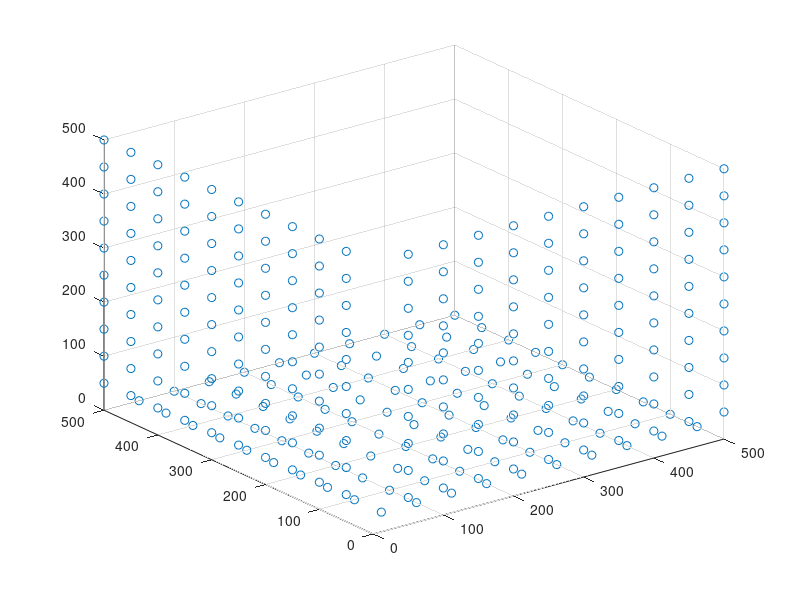

Reproduce this figure in MATLAB. (Note: this script raises an error after producing the figure.)
%% Obtain 2 cameras seeing the same scene

clear all;
close all;
clc;

PTS= load('pts3D.txt');
count_3d_points = length(PTS);
tmp = ones(count_3d_points,1);
PTS_homogenous = [PTS, tmp];


K1 = [8.0000000005798370e+002     2.5311355782387189e-008	  2.5600000001285036e+002;	
      0.0000000000000000e+000	  8.0000000007157689e+002	  2.5599999990332944e+002;	
      0.0000000000000000e+000	  0.0000000000000000e+000	  1.0000000000000000e+000];


C1 =  [1.2000000000891914e+003; 1.2000000000592427e+003; 1.2000000000697091e+003];  
  
theta1 = 180;
beta1 = 0;
alpha1 = 0;
Rz1 = [cosd(alpha1) -sind(alpha1) 0; sind(alpha1) cosd(alpha1) 0; 0 0 1];
Ry1 = [ cosd(theta1) 0 sind(theta1) ;0 1 0; -sind(theta1) 0 cosd(theta1)];
Rx1 = [ 1 0 0; 0 cosd(beta1) -sind(beta1); 0 sind(beta1) cosd(beta1)];

R1 = Rz1*Ry1*Rx1;

T1 = -R1*C1;  

Projection_Matrix1 = K1 * [R1, T1];

K2 = [8.0000000005798370e+002     2.5311355782387189e-008	  2.5600000001285036e+002;	
      0.0000000000000000e+000	  8.0000000007157689e+002	  2.5599999990332944e+002;	
      0.0000000000000000e+000	  0.0000000000000000e+000	  1.0000000000000000e+000];

theta2 = 45;
beta2 = 180;
alpha2 = 0;
Rz2 = [cosd(alpha2) -sind(alpha2) 0; sind(alpha2) cosd(alpha2) 0; 0 0 1];
Ry2 = [ cosd(theta2) 0 sind(theta2) ;0 1 0; -sind(theta2) 0 cosd(theta2)];
Rx2 = [ 1 0 0; 0 cosd(beta2) -sind(beta2); 0 sind(beta2) cosd(beta2)];

R2 = Rz2*Ry2*Rx2;

C2 =  [2.0000000000891914e+003; 1.0000000000592427e+003; 1.0000000000697091e+003];  
  
T2 = -R2*C2;  

Projection_Matrix2 = K2 * [R2, T2];

figure
X = PTS(:,1);
Y = PTS(:,2);
Z = PTS(:,3);

scatter3(X,Y,Z);
hold on

pose1 = rigid3d(R1,C1'); 
cam1=plotCamera('AbsolutePose', pose1, 'Opacity', 0, 'size', 50, 'Label', "First_Cam");
set(gca,'CameraUpVector',[0 -1 0]);

pose2 = rigid3d(R2,C2');
cam2=plotCamera('AbsolutePose', pose2, 'Opacity', 0, 'size', 50, 'Label', "Second_Cam");
set(gca,'CameraUpVector',[0 -1 0]);
hold off

%% Project 3D points with 2 different cameras

projected_points1 = zeros(count_3d_points, 3,1);
projected_points2 = zeros(count_3d_points, 3,1);
ProjectedX1 = zeros(count_3d_points, 2,1);
ProjectedY1 = zeros(count_3d_points, 2,1);

ProjectedX2 = zeros(count_3d_points, 2,1);
ProjectedY2 = zeros(count_3d_points, 2,1);

for i=1:1:count_3d_points
    projected_points1(i,:,:) =  Projection_Matrix1 * PTS_homogenous(i,:)';
    ProjectedX1(i) = projected_points1(i,1,:) ./ projected_points1(i,3,:);
    ProjectedY1(i) = projected_points1(i,2,:) ./ projected_points1(i,3,:);
end  

for i=1:1:count_3d_points
    projected_points2(i,:,:) =  Projection_Matrix2 * PTS_homogenous(i,:)';
    ProjectedX2(i) = projected_points2(i,1,:) ./ projected_points2(i,3,:);
    ProjectedY2(i) = projected_points2(i,2,:) ./ projected_points2(i,3,:);
end


figure
scatter(ProjectedX1(:),ProjectedY1(:));
hold on
scatter(ProjectedX2(:),ProjectedY2(:));
hold off



%% BackProject the 3D points using triangulation
coordinates=zeros([count_3d_points,3]);

for i=1:count_3d_points
    u = ProjectedX1(i);
    v = ProjectedY1(i);

    u_prime = ProjectedX2(i);
    v_prime = ProjectedY2(i);

    A(1, :) = v * Projection_Matrix1(3, :)' - Projection_Matrix1(2, :)';
    A(2, :) = u * Projection_Matrix1(3, :)' - Projection_Matrix1(1, :)' ;
    A(3, :) = v_prime * Projection_Matrix2(3, :)' - Projection_Matrix2(2, :)';
    A(4, :) = u_prime * Projection_Matrix2(3, :)' - Projection_Matrix2(1, :)';

    [U,S,V]=svd(A'*A)
    X=V(:, length(V))/V(end)
    
    % Add to coordinates matrix
    coordinates(i, 1)=X(1);
    coordinates(i, 2)=X(2);
    coordinates(i, 3)=X(3);
end
  
figure
scatter3(coordinates(:, 1), coordinates(:, 3), coordinates(:, 2));
hold on
pose1 = rigid3d(R1,C1'); 
cam1=plotCamera('AbsolutePose', pose1, 'Opacity', 0, 'size', 50, 'Label', "First_Cam");
set(gca,'CameraUpVector',[0 -1 0]);

pose2 = rigid3d(R2,C2');
cam2=plotCamera('AbsolutePose', pose2, 'Opacity', 0, 'size', 50, 'Label', "Second_Cam");
hold off
